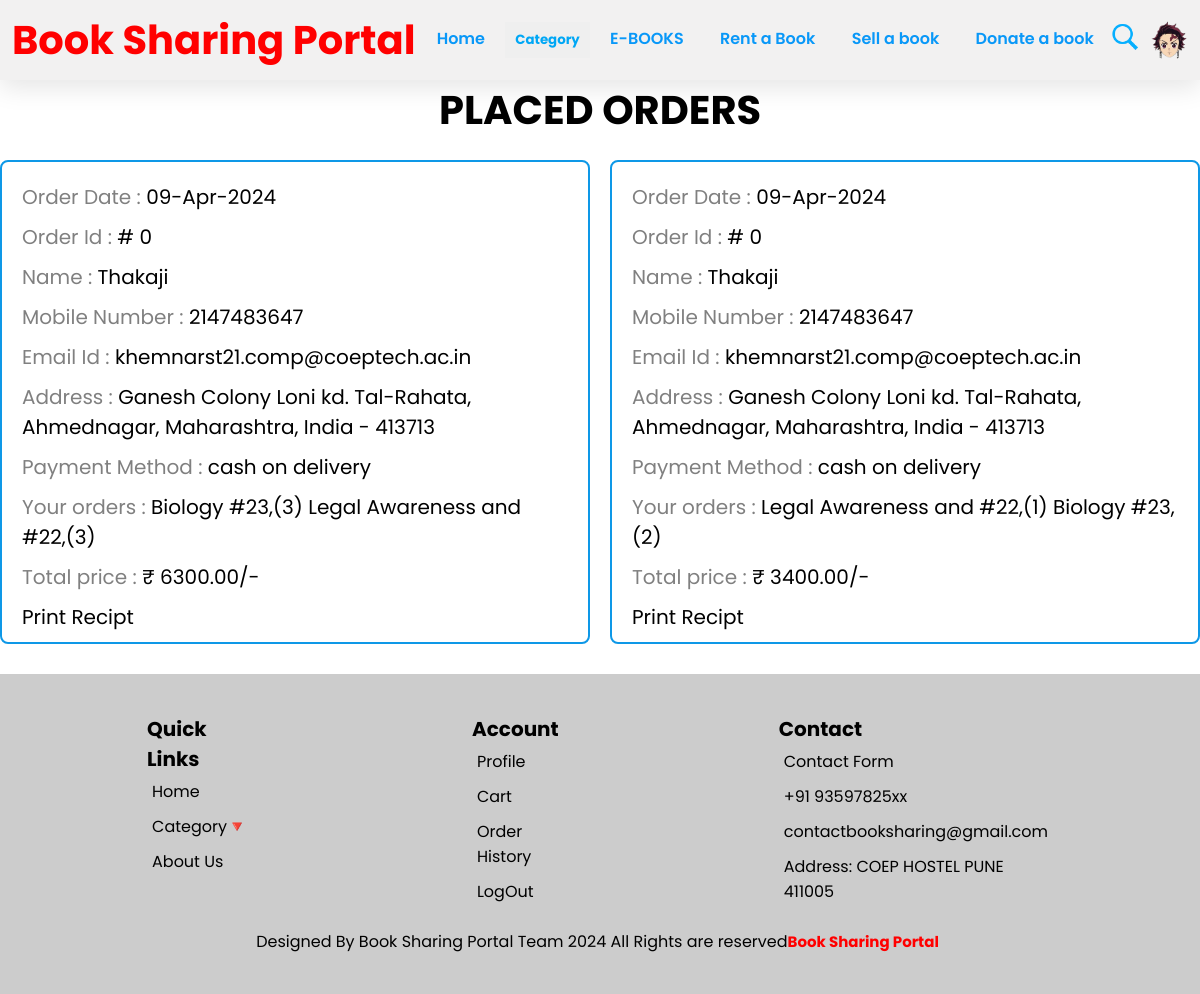
The page /orders.php (signed in) on the database its author committed.
### tables this page shows
CREATE TABLE `confirm_order` (
  `order_id` int(100) NOT NULL,
  `user_id` int(100) NOT NULL,
  `name` varchar(50) NOT NULL,
  `email` varchar(50) NOT NULL,
  `number` int(12) NOT NULL,
  `address` varchar(500) NOT NULL,
  `payment_method` varchar(20) NOT NULL,
  `total_books` varchar(500) NOT NULL,
  `order_date` varchar(100) NOT NULL,
  `payment_status` varchar(100) NOT NULL DEFAULT 'pending',
  `date` varchar(20) NOT NULL,
  `total_price` double(10,2) NOT NULL
);

### orders.php (the view, shortened to what this page needs)
<?php
include 'config.php';
$user_id = $_SESSION['user_id'];
?>
<!DOCTYPE html>
<html lang="en">
<head>
   <link rel="stylesheet" href="https://cdnjs.cloudflare.com/ajax/libs/font-awesome/6.0.0/css/all.min.css">
   <link rel="stylesheet" href="./css/hello.css">
</head>
<body>
<?php include 'index_header.php'; ?>
<section class="placed-orders">
   <h1 class="title">placed orders</h1>
   <div class="box-container">
      <?php
        $select_book = mysqli_query($conn, "SELECT * FROM `confirm_order`WHERE user_id = '$user_id' ORDER BY order_date DESC") or die('query failed');
        if(mysqli_num_rows($select_book) > 0){
            while($fetch_book = mysqli_fetch_assoc($select_book)){
      ?>
      <div class="box">
         <p> Order Date : <span><?php echo $fetch_book['order_date']; ?></span> </p>
         <p> Order Id : <span># <?php echo $fetch_book['order_id']; ?> </p>
         <p> Name : <span><?php echo $fetch_book['name']; ?></span> </p>
         <p> Mobile Number : <span><?php echo $fetch_book['number']; ?></span> </p>
         <p> Email Id : <span><?php echo $fetch_book['email']; ?></span> </p>
         <p> Address : <span><?php echo $fetch_book['address']; ?></span> </p>
         <p> Payment Method : <span><?php echo $fetch_book['payment_method']; ?></span> </p>
         <p> Your orders : <span><?php echo $fetch_book['total_books']; ?></span> </p>
         <p> Total price : <span>₹ <?php echo $fetch_book['total_price']; ?>/-</span> </p>
         <p><a href="invoice.php?order_id=<?php echo $fetch_book['order_id']; ?>" target="_blank">Print Recipt</a></p>
         </div>
      <?php
       }
      }else{
         echo '<p class="empty">You have not placed any order yet!!!!</p>';
      }
      ?>
   </div>
</section>
<?php include 'index_footer.php'; ?>
</body>
</html>

### css/hello.css (style rules this page uses)
* { text-decoration: none; margin: 0; padding: 0; font-family: "Poppins", sans-serif; box-sizing: border-box; outline: none; border:none; }
.placed-orders .title { text-align: center; margin-bottom: 20px; text-transform: uppercase; color:black; font-size: 40px; }
.placed-orders .box-container { max-width: 1200px; margin:0 auto; display:flex; flex-wrap: wrap; align-items: center; gap:20px; }
.placed-orders .box-container .box { flex:1 1 400px; border-radius: .5rem; padding:15px; border:2px solid rgb(14, 152, 231); background-color: white; padding:10px 20px; }
.placed-orders .box-container .box p { padding:10px 0 0 0; font-size: 20px; color:gray; }
.placed-orders .box-container .box p span { color:black; }

### orders.php (style rules this page uses)
.placed-orders .title { text-align: center; margin-bottom: 20px; text-transform: uppercase; color:black; font-size: 40px; }
.placed-orders .box-container { max-width: 1200px; margin:0 auto; display:flex; flex-wrap: wrap; align-items: center; gap:20px; }
.placed-orders .box-container .box { flex:1 1 400px; border-radius: .5rem; padding:15px; border:2px solid brown; background-color: white; padding:10px 20px; }
.placed-orders .box-container .box p { padding:10px 0 0 0; font-size: 20px; color:gray; }
.placed-orders .box-container .box p span { color:black; }

### index_footer.php (style rules this page uses)
* { text-decoration: none; list-style: none; color: black; }

### rows shown on the page
confirm_order: order_date "09-Apr-2024", order "0", name "Thakaji", number "2147483647", email "khemnarst21.comp@coeptech.ac.in", address "Ganesh Colony Loni kd. Tal-Rahata, Ahmednagar, Maharashtra, India - 413713", payment_method "cash on delivery", total_books "Biology #23,(3) Legal Awareness and #22,(3)", total_price "6300.00"
confirm_order: order_date "09-Apr-2024", order "0", name "Thakaji", number "2147483647", email "khemnarst21.comp@coeptech.ac.in", address "Ganesh Colony Loni kd. Tal-Rahata, Ahmednagar, Maharashtra, India - 413713", payment_method "cash on delivery", total_books "Legal Awareness and #22,(1) Biology #23,(2)", total_price "3400.00"
